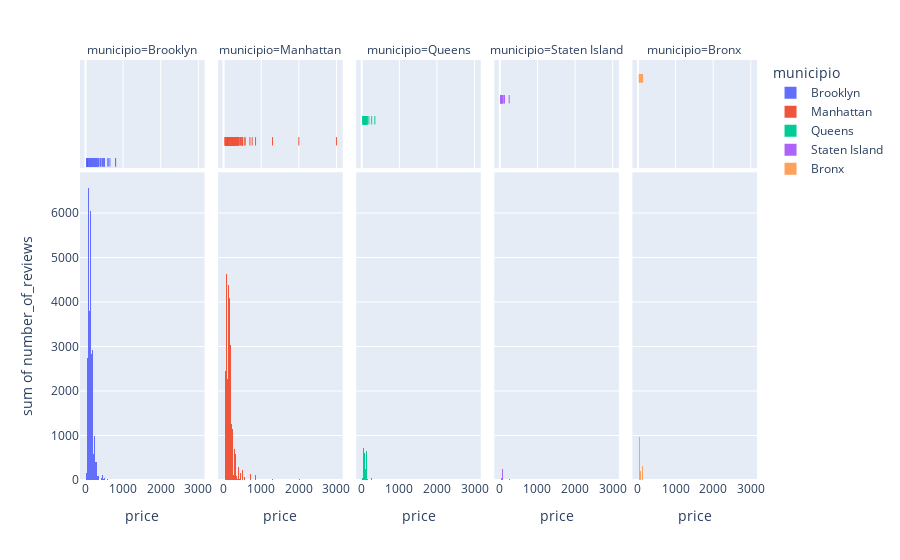

This figure's notebook cell:
### Code cell
# Airbnb - facet_col
px.histogram(data_frame = df_airbnb.iloc[:1000, :],
             x          = "price",
             y          = "number_of_reviews", 
             hover_data = ["municipio"],
             color      = "municipio",
             nbins      = 200,
             marginal   = "rug",
             facet_col = "municipio")

### Figure 1 — Plotly figure (JSON) as saved in the notebook; plotly's stock layout.template omitted (floating-point values rounded to 4 significant figures; data arrays with more than 128 entries replaced by an {"elided": "..."} marker saying what was removed)
{"data": [{"alignmentgroup": "True", "bingroup": "x", "histfunc": "sum", "hovertemplate": "municipio=Brooklyn<br>price=%{x}<br>sum of number_of_reviews=%{y}<extra></extra>", "legendgroup": "Brooklyn", "marker": {"color": "#636efa", "pattern": {"shape": ""}}, "name": "Brooklyn", "nbinsx": 200, "offsetgroup": "Brooklyn", "orientation": "v", "showlegend": true, "type": "histogram", "x": {"elided": "470 int values"}, "xaxis": "x", "y": {"elided": "470 int values"}, "yaxis": "y"}, {"alignmentgroup": "True", "boxpoints": "all", "customdata": {"elided": "470x1 str values"}, "fillcolor": "rgba(255,255,255,0)", "hoveron": "points", "hovertemplate": "municipio=%{customdata[0]}<br>price=%{x}<extra></extra>", "jitter": 0, "legendgroup": "Brooklyn", "line": {"color": "rgba(255,255,255,0)"}, "marker": {"color": "#636efa", "symbol": "line-ns-open"}, "name": "Brooklyn", "offsetgroup": "Brooklyn", "showlegend": false, "type": "box", "x": {"elided": "470 int values"}, "xaxis": "x6", "yaxis": "y6"}, {"alignmentgroup": "True", "bingroup": "x", "histfunc": "sum", "hovertemplate": "municipio=Manhattan<br>price=%{x}<br>sum of number_of_reviews=%{y}<extra></extra>", "legendgroup": "Manhattan", "marker": {"color": "#EF553B", "pattern": {"shape": ""}}, "name": "Manhattan", "nbinsx": 200, "offsetgroup": "Manhattan", "orientation": "v", "showlegend": true, "type": "histogram", "x": {"elided": "457 int values"}, "xaxis": "x2", "y": {"elided": "457 int values"}, "yaxis": "y2"}, {"alignmentgroup": "True", "boxpoints": "all", "customdata": {"elided": "457x1 str values"}, "fillcolor": "rgba(255,255,255,0)", "hoveron": "points", "hovertemplate": "municipio=%{customdata[0]}<br>price=%{x}<extra></extra>", "jitter": 0, "legendgroup": "Manhattan", "line": {"color": "rgba(255,255,255,0)"}, "marker": {"color": "#EF553B", "symbol": "line-ns-open"}, "name": "Manhattan", "offsetgroup": "Manhattan", "showlegend": false, "type": "box", "x": {"elided": "457 int values"}, "xaxis": "x7", "yaxis": "y7"}, {"alignmentgroup": "True", "bingroup": "x", "histfunc": "sum", "hovertemplate": "municipio=Queens<br>price=%{x}<br>sum of number_of_reviews=%{y}<extra></extra>", "legendgroup": "Queens", "marker": {"color": "#00cc96", "pattern": {"shape": ""}}, "name": "Queens", "nbinsx": 200, "offsetgroup": "Queens", "orientation": "v", "showlegend": true, "type": "histogram", "x": [130, 70, 140, 79, 350, 55, 98, 140, 265, 140, 140, 99, 115, 80, 50, 70, 110, 97, 129, 42, 42, 33, 107, 95, 75, 50, 95, 55, 75, 75, 79, 54, 80, 75, 73, 55, 96, 85, 30, 65, 70, 192, 55, 52, 75, 45, 75], "xaxis": "x3", "y": [248, 25, 1, 28, 10, 52, 33, 6, 38, 17, 1, 441, 198, 42, 43, 13, 30, 28, 414, 53, 41, 31, 21, 24, 160, 258, 24, 19, 65, 49, 60, 56, 81, 20, 95, 38, 244, 270, 3, 5, 1, 7, 63, 98, 59, 8, 16], "yaxis": "y3"}, {"alignmentgroup": "True", "boxpoints": "all", "customdata": [["Queens"], ["Queens"], ["Queens"], ["Queens"], ["Queens"], ["Queens"], ["Queens"], ["Queens"], ["Queens"], ["Queens"], ["Queens"], ["Queens"], ["Queens"], ["Queens"], ["Queens"], ["Queens"], ["Queens"], ["Queens"], ["Queens"], ["Queens"], ["Queens"], ["Queens"], ["Queens"], ["Queens"], ["Queens"], ["Queens"], ["Queens"], ["Queens"], ["Queens"], ["Queens"], ["Queens"], ["Queens"], ["Queens"], ["Queens"], ["Queens"], ["Queens"], ["Queens"], ["Queens"], ["Queens"], ["Queens"], ["Queens"], ["Queens"], ["Queens"], ["Queens"], ["Queens"], ["Queens"], ["Queens"]], "fillcolor": "rgba(255,255,255,0)", "hoveron": "points", "hovertemplate": "municipio=%{customdata[0]}<br>price=%{x}<extra></extra>", "jitter": 0, "legendgroup": "Queens", "line": {"color": "rgba(255,255,255,0)"}, "marker": {"color": "#00cc96", "symbol": "line-ns-open"}, "name": "Queens", "offsetgroup": "Queens", "showlegend": false, "type": "box", "x": [130, 70, 140, 79, 350, 55, 98, 140, 265, 140, 140, 99, 115, 80, 50, 70, 110, 97, 129, 42, 42, 33, 107, 95, 75, 50, 95, 55, 75, 75, 79, 54, 80, 75, 73, 55, 96, 85, 30, 65, 70, 192, 55, 52, 75, 45, 75], "xaxis": "x8", "yaxis": "y8"}, {"alignmentgroup": "True", "bingroup": "x", "histfunc": "sum", "hovertemplate": "municipio=Staten Island<br>price=%{x}<br>sum of number_of_reviews=%{y}<extra></extra>", "legendgroup": "Staten Island", "marker": {"color": "#ab63fa", "pattern": {"shape": ""}}, "name": "Staten Island", "nbinsx": 200, "offsetgroup": "Staten Island", "orientation": "v", "showlegend": true, "type": "histogram", "x": [70, 36, 37, 37, 36, 80, 75, 250, 50, 125, 59, 20, 110], "xaxis": "x4", "y": [166, 193, 147, 177, 333, 2, 76, 21, 0, 8, 50, 80, 6], "yaxis": "y4"}, {"alignmentgroup": "True", "boxpoints": "all", "customdata": [["Staten Island"], ["Staten Island"], ["Staten Island"], ["Staten Island"], ["Staten Island"], ["Staten Island"], ["Staten Island"], ["Staten Island"], ["Staten Island"], ["Staten Island"], ["Staten Island"], ["Staten Island"], ["Staten Island"]], "fillcolor": "rgba(255,255,255,0)", "hoveron": "points", "hovertemplate": "municipio=%{customdata[0]}<br>price=%{x}<extra></extra>", "jitter": 0, "legendgroup": "Staten Island", "line": {"color": "rgba(255,255,255,0)"}, "marker": {"color": "#ab63fa", "symbol": "line-ns-open"}, "name": "Staten Island", "offsetgroup": "Staten Island", "showlegend": false, "type": "box", "x": [70, 36, 37, 37, 36, 80, 75, 250, 50, 125, 59, 20, 110], "xaxis": "x9", "yaxis": "y9"}, {"alignmentgroup": "True", "bingroup": "x", "histfunc": "sum", "hovertemplate": "municipio=Bronx<br>price=%{x}<br>sum of number_of_reviews=%{y}<extra></extra>", "legendgroup": "Bronx", "marker": {"color": "#FFA15A", "pattern": {"shape": ""}}, "name": "Bronx", "nbinsx": 200, "offsetgroup": "Bronx", "orientation": "v", "showlegend": true, "type": "histogram", "x": [40, 45, 90, 105, 90, 77, 37, 125, 50, 50, 42, 50, 120], "xaxis": "x5", "y": [219, 138, 0, 38, 4, 197, 117, 271, 258, 235, 108, 15, 47], "yaxis": "y5"}, {"alignmentgroup": "True", "boxpoints": "all", "customdata": [["Bronx"], ["Bronx"], ["Bronx"], ["Bronx"], ["Bronx"], ["Bronx"], ["Bronx"], ["Bronx"], ["Bronx"], ["Bronx"], ["Bronx"], ["Bronx"], ["Bronx"]], "fillcolor": "rgba(255,255,255,0)", "hoveron": "points", "hovertemplate": "municipio=%{customdata[0]}<br>price=%{x}<extra></extra>", "jitter": 0, "legendgroup": "Bronx", "line": {"color": "rgba(255,255,255,0)"}, "marker": {"color": "#FFA15A", "symbol": "line-ns-open"}, "name": "Bronx", "offsetgroup": "Bronx", "showlegend": false, "type": "box", "x": [40, 45, 90, 105, 90, 77, 37, 125, 50, 50, 42, 50, 120], "xaxis": "x10", "yaxis": "y10"}], "layout": {"annotations": [{"font": {}, "showarrow": false, "text": "municipio=Brooklyn", "x": 0.092, "xanchor": "center", "xref": "paper", "y": 1, "yanchor": "bottom", "yref": "paper"}, {"font": {}, "showarrow": false, "text": "municipio=Manhattan", "x": 0.296, "xanchor": "center", "xref": "paper", "y": 1, "yanchor": "bottom", "yref": "paper"}, {"font": {}, "showarrow": false, "text": "municipio=Queens", "x": 0.5, "xanchor": "center", "xref": "paper", "y": 1, "yanchor": "bottom", "yref": "paper"}, {"font": {}, "showarrow": false, "text": "municipio=Staten Island", "x": 0.704, "xanchor": "center", "xref": "paper", "y": 1, "yanchor": "bottom", "yref": "paper"}, {"font": {}, "showarrow": false, "text": "municipio=Bronx", "x": 0.908, "xanchor": "center", "xref": "paper", "y": 1, "yanchor": "bottom", "yref": "paper"}], "barmode": "relative", "legend": {"title": {"text": "municipio"}, "tracegroupgap": 0}, "margin": {"t": 60}, "xaxis": {"anchor": "y", "domain": [0, 0.184], "title": {"text": "price"}}, "xaxis10": {"anchor": "y10", "domain": [0.816, 1], "matches": "x", "showgrid": true, "showticklabels": false}, "xaxis2": {"anchor": "y2", "domain": [0.204, 0.388], "matches": "x", "title": {"text": "price"}}, "xaxis3": {"anchor": "y3", "domain": [0.408, 0.592], "matches": "x", "title": {"text": "price"}}, "xaxis4": {"anchor": "y4", "domain": [0.612, 0.796], "matches": "x", "title": {"text": "price"}}, "xaxis5": {"anchor": "y5", "domain": [0.816, 1], "matches": "x", "title": {"text": "price"}}, "xaxis6": {"anchor": "y6", "domain": [0, 0.184], "matches": "x", "showgrid": true, "showticklabels": false}, "xaxis7": {"anchor": "y7", "domain": [0.204, 0.388], "matches": "x", "showgrid": true, "showticklabels": false}, "xaxis8": {"anchor": "y8", "domain": [0.408, 0.592], "matches": "x", "showgrid": true, "showticklabels": false}, "xaxis9": {"anchor": "y9", "domain": [0.612, 0.796], "matches": "x", "showgrid": true, "showticklabels": false}, "yaxis": {"anchor": "x", "domain": [0, 0.7326], "title": {"text": "sum of number_of_reviews"}}, "yaxis10": {"anchor": "x10", "domain": [0.7426, 1], "matches": "y6", "showgrid": false, "showline": false, "showticklabels": false, "ticks": ""}, "yaxis2": {"anchor": "x2", "domain": [0, 0.7326], "matches": "y", "showticklabels": false}, "yaxis3": {"anchor": "x3", "domain": [0, 0.7326], "matches": "y", "showticklabels": false}, "yaxis4": {"anchor": "x4", "domain": [0, 0.7326], "matches": "y", "showticklabels": false}, "yaxis5": {"anchor": "x5", "domain": [0, 0.7326], "matches": "y", "showticklabels": false}, "yaxis6": {"anchor": "x6", "domain": [0.7426, 1], "matches": "y6", "showgrid": false, "showline": false, "showticklabels": false, "ticks": ""}, "yaxis7": {"anchor": "x7", "domain": [0.7426, 1], "matches": "y6", "showgrid": false, "showline": false, "showticklabels": false, "ticks": ""}, "yaxis8": {"anchor": "x8", "domain": [0.7426, 1], "matches": "y6", "showgrid": false, "showline": false, "showticklabels": false, "ticks": ""}, "yaxis9": {"anchor": "x9", "domain": [0.7426, 1], "matches": "y6", "showgrid": false, "showline": false, "showticklabels": false, "ticks": ""}}}
